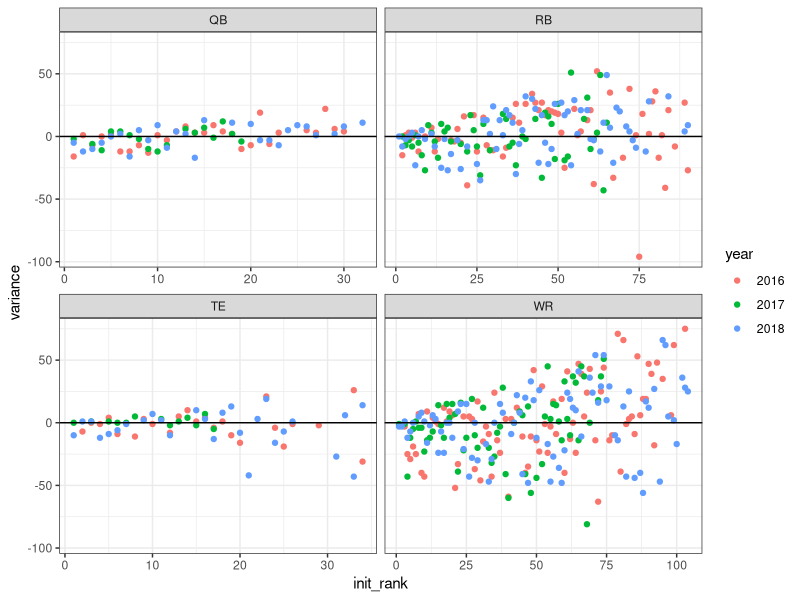
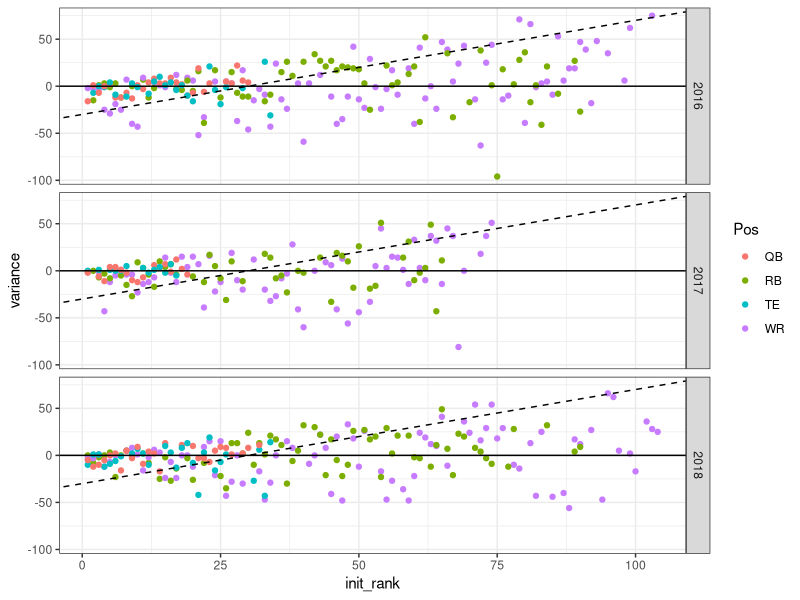
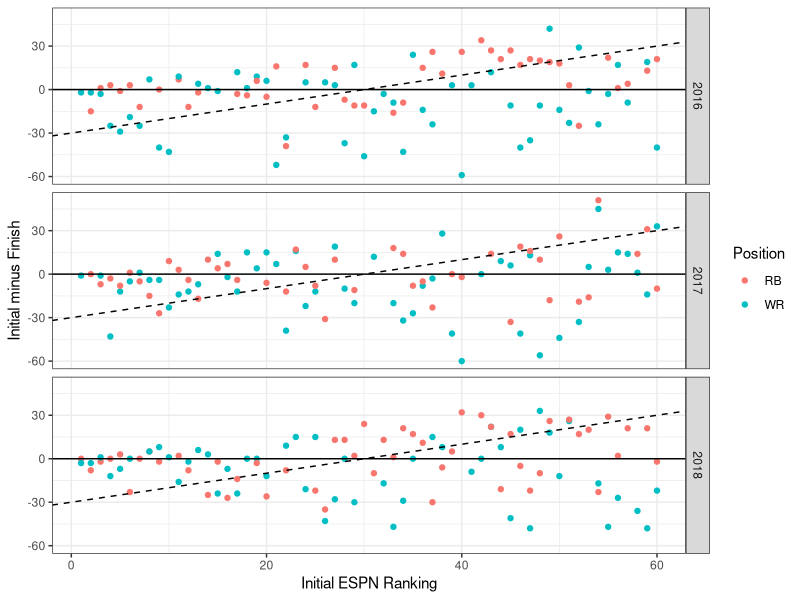

Here is the R script that generated these plots, in order: (Note: this script raises an error after producing the figures.)
# this script will create graphs from 
# the espn pre-season fantasy rankings 
# and fantasy pros end of season rankings


# libraries 
 library(stringr)
 library(dplyr)
 library(ggplot2)
 library(tidyr)


# reading files 
 
 espn_rankings <- read.csv(
   'data/espn rankings_16_18.csv', 
   stringsAsFactors = F
 )
 
 fp_finishes <- read.csv(
   'data/fp finishes_16_18.csv', 
   stringsAsFactors = F
 )

 
 weekly_rankings <- read.csv(
   'data/fp weekly finishes_16_18.csv', 
   stringsAsFactors = F
 )





# joining rankings to finishes ======================================================================

# going to join based on year, first, and last name
# would do team, but fantasypros only has current team
# not the team they were on back during the season
# going to left join to espn rankings because not every player
# was ranked


rank_finish <- left_join(
  espn_rankings, fp_finishes, 
  by = c('first', 'last', 'year', 'Pos' = 'Position')
)

rank_finish %>% group_by(first, last, year) %>% 
  summarize(count = n()) %>% 
  filter(count > 1)


# removing defense from rankings 

espn_rankings <- espn_rankings %>% filter(
  Pos != 'DST' & Pos !='D/ST' & Pos != 'K'
)


rank_finish <- left_join(
  espn_rankings, fp_finishes, 
  by = c('first', 'last', 'year', 'Pos' = 'Position')
)

# removing missing players 
# after research it appears most are instances where 
# the player didn't play during the season
# or switched positions (ty monty)

rank_finish <- rank_finish %>% filter(
  !is.na(finish)
)


# going to filter out players with less than 10 games
# going to make that a separate frame so that i can 
# easily come back if needed


full_szn_rf <- rank_finish %>% filter(
  Games > 9
)


# variance graph ===========================================================================================

# creating variable that is just 
# difference between initial rank and final finish
# going to graph that over time to see if 
# higher or lower rankings are more volatile

# also filtering out kickers, because who cares


full_szn_rf <- full_szn_rf %>% mutate(
  variance = init_rank - finish
)



full_szn_rf %>% ggplot(aes(init_rank, variance))+
  geom_point(aes(color = as.character(year)))+
  geom_hline(aes(yintercept = 0))+
  facet_wrap(. ~ Pos, scales = 'free_x')+
  scale_color_discrete(name = 'year')+
  theme_bw()

full_szn_rf %>% ggplot(aes(init_rank, variance))+
  geom_point(aes(color = Pos))+
  geom_hline(aes(yintercept = 0))+
  geom_abline(aes(intercept = -30, slope = 1), linetype = 'dashed')+
  facet_grid(year ~ . , scales = 'free_x')+
  scale_color_discrete(name = 'Pos')+
  theme_bw()



# probably not much value of looking at 
# players ranked over 60
# if 10 teams, 6 of any positions is the likely 
# max, so anything past that is maybe the last pick of
# the draft

full_szn_top <- full_szn_rf %>% filter(
  init_rank < 61
)






# graph of rb and WR initial ranks v final finishes 
# dashed line indicates top-30 or better (above)
# or worse than top-30 finish (below)
# top-30 because in a ten-team 2 wr & rb and 1 flex
# league, top-30 would be startable


full_szn_top %>% filter(
  Pos %in% c('WR', 'RB')
) %>% ggplot(aes(init_rank, variance))+
  geom_point(aes(color = Pos))+
  geom_hline(aes(yintercept = 0))+
  geom_abline(aes(intercept = -30, slope = 1), linetype = 'dashed')+
  facet_grid(year ~ . , scales = 'free_x')+
  scale_color_discrete(name = 'Position')+
  ylab('Initial minus Finish')+
  xlab('Initial ESPN Ranking')+
  theme_bw()+
  ggsave('graphs/espn rank variance years.png', width = 13, height = 6)





# graph of rb and WR initial ranks v final finishes 
# dashed line indicates top-30 or better (above)
# or worse than top-30 finish (below)
# top-30 because in a ten-team 2 wr & rb and 1 flex
# league, top-30 would be startable

full_szn_top %>%filter(
  Pos %in% c('WR', 'RB')
) %>%  ggplot(aes(init_rank, variance))+
  geom_point(aes(color = as.character(year)))+
  geom_hline(aes(yintercept = 0))+
  geom_abline(aes(intercept = -30, slope = 1), linetype = 'dashed')+
  facet_grid(Pos ~ . , scales = 'free_x')+
  scale_color_discrete(name = 'Year')+
  ylab('Initial minus Finish')+
  xlab('Initial ESPN Ranking')+
  theme_bw()+
  ggsave('graphs/espn rank variance pos.png', width = 13, height = 6)




# graph of what ten (10, 20 , 30, etc)
# position and number of top 30 from that ten
# also average variance of that ten 
# so you can see expected finish from each ten 
# compare across years and positions

full_szn_top <- full_szn_top %>% mutate(
  ten = 1 + floor((init_rank-1) / 10)
)

full_szn_top$top_rank <- if_else(
  full_szn_top$finish <31, 1, 0
)

full_szn_top$top_ten <- if_else(
  full_szn_top$finish <11, 1, 0
)


ten_ranks <- full_szn_top %>% group_by(
  year, ten, Pos
) %>% summarize(
  avg_var = mean(variance), 
  avg_finish = mean(finish), 
  top_players = sum(top_rank), 
  net_var = sum(variance), 
  top_ten = sum(top_ten)
)







# count of top ten finishes for rbs and wrs
# within the same 10 ranks (e.g. 1-10, 10-20)

ten_ranks %>% filter(
  Pos %in% c('WR', 'RB')
) %>% ggplot(aes(ten, top_players))+
  geom_col(aes(fill = Pos), position = 'dodge')+
  facet_grid(year ~ . )+
  scale_fill_manual(
    name = 'Position', 
    values = c(
      'RB' = 'dodgerblue4', 
      'WR' = 'tomato3'
    )
    )+
  scale_y_continuous(
    name = 'Count of Top 30 Finishes', 
    breaks = c(0:10)
  )+
  scale_x_continuous(
    name = 'ESPN Ranks', 
    breaks = c(1:6), 
    labels = paste('Top ', seq(10, 60, 10), sep = '')
  )+
  theme_bw()+
  ggsave(
    'graphs/ESPN top finish counts.png', width = 13, height = 6
  )




# count of top ten finishes for qbs and tes
# within the same 10 ranks (e.g. 1-10, 10-20)

ten_ranks %>% filter(
  Pos %in% c('TE', 'QB')
) %>% ggplot(aes(ten, top_ten))+
  geom_col(aes(fill = Pos), position = 'dodge')+
  facet_grid(year ~ . )+
  scale_fill_manual(
    name = 'Position',
    values = c('TE' = 'dodgerblue3', 'QB' = 'forestgreen')
    )+
  scale_y_continuous(
    name = 'Count of Top 10 Finishes', 
    breaks = c(0:10)
  )+
  scale_x_continuous(
    name = 'ESPN Ranks', 
    breaks = c(1:6), 
    labels = paste('Top ', seq(10, 60, 10), sep = '')
  )+
  theme_bw()+
  ggsave(
    'graphs/ESPN top finish counts_te.png', width = 13, height = 6
  )






# showing the average difference between initial ESPN rank
# and final fantasy finish for players 
# within the same 10 ranks (e.g. 1-10, 10-20)

ten_ranks %>% filter(
  Pos %in% c('WR', 'RB')
) %>% ggplot(aes(ten, avg_var))+
  geom_col(aes(fill = Pos), position = 'dodge')+
  facet_grid(year ~ . )+
  scale_fill_manual(
    name = 'Position', 
    values = c(
      'RB' = 'dodgerblue4', 
      'WR' = 'tomato3'
    )
  )+
  scale_y_continuous(
    name = 'Average Variance between Rank and Finish'
  )+
  scale_x_continuous(
    name = 'ESPN Ranks', 
    breaks = c(1:6), 
    labels = paste('Top ', seq(10, 60, 10), sep = '')
  )+
  theme_bw()+
  ggsave(
    'graphs/ESPN ranks average variance.png', 
    height = 6, width = 13
  )







# showig the average finish for players
# within the same 10 ranks (e.g. 1-10, 10-20)


ten_ranks %>% filter(
  Pos %in% c('WR', 'RB')
) %>% ggplot(aes(ten, avg_finish))+
  geom_col(aes(fill = Pos), position = 'dodge')+
  geom_hline(aes(yintercept = 30), linetype = 'dashed')+
  facet_grid(year ~ . )+
  scale_fill_manual(
    name = 'Position', 
    values = c(
      'RB' = 'dodgerblue4', 
      'WR' = 'tomato3'
    )
  )+
  scale_y_continuous(
    name = 'Average Finish'
  )+
  scale_x_continuous(
    name = 'ESPN Ranks', 
    breaks = c(1:6), 
    labels = paste('Top ', seq(10, 60, 10), sep = '')
  )+
  theme_bw()+ggsave(
    'graphs/ESPN rank average finish.png', 
    width = 13, height = 6
  )








# showing the net difference between initial rank 
# and final finish for players ranked within the same ten

ten_ranks %>% filter(
  Pos %in% c('WR', 'RB')
) %>% ggplot(aes(ten, avg_var))+
  geom_col(aes(fill = Pos), position = 'dodge')+
  facet_grid(year ~ . )+
  scale_fill_manual(
    name = 'Position', 
    values = c(
      'RB' = 'dodgerblue4', 
      'WR' = 'tomato3'
    )
  )+
  scale_y_continuous(
    name = 'Average Variance between Rank and Finish'
  )+
  scale_x_continuous(
    name = 'ESPN Ranks', 
    breaks = c(1:6), 
    labels = paste('Top ', seq(10, 60, 10), sep = '')
  )+
  theme_bw()+
  ggsave(
    'graphs/ESPN ranks net variance.png', 
    height = 6, width = 13
  )







# count of top ten finishes for rbs and wrs
# within the same 10 ranks (e.g. 1-10, 10-20)

ten_ranks %>% filter(
  Pos %in% c('WR', 'RB')
) %>% ggplot(aes(ten, top_ten))+
  geom_col(aes(fill = Pos), position = 'dodge')+
  facet_grid(year ~ . )+
  scale_fill_manual(
    name = 'Position', 
    values = c(
      'RB' = 'dodgerblue4', 
      'WR' = 'tomato3'
    )
  )+
  scale_y_continuous(
    name = 'Count of Top 10 Finishes', 
    breaks = c(0:10)
  )+
  scale_x_continuous(
    name = 'ESPN Ranks', 
    breaks = c(1:6), 
    labels = paste('Top ', seq(10, 60, 10), sep = '')
  )+
  theme_bw()+
  ggsave(
    'graphs/ESPN top ten finish counts.png', width = 13, height = 6
  )










# fantasy finish graphs ==========================================================================================


top_40_finishes <- fp_finishes %>% 
  filter(finish < 41)


# density graph of point finishes by year by position
# shows that rb has a very wide distribution, but 
# that the top scoring rb's always score more than the top scoring 
# wide receivers 
# tight ends are almost all worthless 
# quarterbacks have a very flat distribution

top_40_finishes %>% filter(
  Position %in% c('RB', 'WR', 'TE', 'QB')
) %>%  ggplot(aes(Points))+
  geom_density(aes(fill = Position), alpha = .2) +
  facet_grid(year ~ .)+
  theme_bw()+
  ggsave(
    'graphs/point distribution of positions.png', 
    width = 13, height = 6
  )





# graph shows that top finishing rb's are 
# more valuable than top finishing WR's
# but after the top they are equal

top_40_finishes %>% filter(
  Position %in% c('RB', 'WR', 'TE', 'QB')
) %>% ggplot(aes(finish, Points))+
  geom_line(aes(color = Position))+
  geom_vline(aes(xintercept = 10))+
  geom_vline(aes(xintercept = 30))+
  facet_grid(year ~ .)+
  xlab('End of Season Finish')+
  theme_bw()+
  ggsave(
    'graphs/points by finish and position.png', 
    width = 13, height = 6
  )





# joining espn_ranks and weekly finishes ====================================================================



# top ten finishes 
# a top ten finish is really good for WR and RB
# and startable for QB and TE

top_10_finishes <- weekly_rankings %>% filter(
  finish < 11
) %>% group_by(
  first, last, Position, year
) %>% summarize(
  count = n()
)



rank_top_10 <- left_join(
  espn_rankings, top_10_finishes, 
  by = c('first', 'last', 'year', 'Pos' = 'Position')
)


rank_top_10 <- rank_top_10 %>% mutate(
  ten = 1 + floor((init_rank-1) / 10)
) %>% filter(
  init_rank < 61 & !is.na(count)
) %>% group_by(year, ten, Pos) %>% summarize(
  count = sum(count)
) %>% ungroup() %>% complete(
  year, ten, Pos, fill = list(count = 0)
)





# going to do top-5 finishes 
# for qb and te since you can only start one
# top 5 would be a really good week 

top_5_finishes <- weekly_rankings %>% filter(
  finish < 6
) %>% group_by(
  first, last, Position, year
) %>% summarize(
  count = n()
)



rank_top_5 <- left_join(
  espn_rankings, top_5_finishes, 
  by = c('first', 'last', 'year', 'Pos' = 'Position')
)


rank_top_5 <- rank_top_5 %>% mutate(
  ten = 1 + floor((init_rank-1) / 10)
) %>% filter(
  init_rank < 61 & !is.na(count)
) %>% group_by(year, ten, Pos) %>% summarize(
  count = sum(count)
) %>% ungroup() %>% complete(
  year, ten, Pos, fill = list(count = 0)
)






# going to do top 30 for WR and RB
# since that would be startable


top_30_finishes <- weekly_rankings %>% mutate(
  ten_finish = paste('Top', 10*(1 + floor((finish-1) / 10)))
) %>% filter(
  finish < 31
) %>% group_by(
  first, last, Position, year, ten_finish
) %>% summarize(
  count = n()
)



top_30_finishes <- left_join(
  espn_rankings, top_30_finishes, 
  by = c('first', 'last', 'year', 'Pos' = 'Position')
)


top_30_finishes <- top_30_finishes %>% mutate(
  ten = 1 + floor((init_rank-1) / 10)
) %>% filter(
  init_rank < 61 & !is.na(count)
) %>% group_by(year, ten, Pos, ten_finish) %>% summarize(
  count = sum(count)
) %>% ungroup() %>% complete(
  year, ten, Pos, fill = list(count = 0)
)











# graphs of weekly finishes ==================================================================================







# graphs the number of top ten weekly finishes 
# for players ranked in a ten range 
# rbs and wrs

rank_top_10 %>% filter(Pos %in% c('WR', 'RB')) %>% 
  ggplot(aes(ten, count))+
  geom_col(aes(fill = Pos), position = 'dodge')+
  facet_grid(year ~ .)+
  theme_bw()+
  scale_y_continuous(
    name = 'Count of Top Ten Weekly Finishes'
  )+
  scale_x_continuous(
    name = 'ESPN Ranks', 
    breaks = c(1:6), 
    labels = paste('Top ', seq(10, 60, 10), sep = '')
  )+
  scale_fill_manual(
    name = 'Position', 
    values = c(
      'RB' = 'dodgerblue4', 
      'WR' = 'tomato3'
    )
  )+
  ggsave('graphs/count of top ten weeks.png', width = 13, height = 6)






# graphs the number of top ten weekly finishes 
# for players ranked in a ten range 
# rbs and wrs

rank_top_10 %>% filter(
  Pos %in% c('QB', 'TE') & ten < 4
  ) %>% 
  ggplot(aes(ten, count))+
  geom_col(aes(fill = Pos), position = 'dodge')+
  facet_grid(year ~ .)+
  theme_bw()+
  scale_y_continuous(
    name = 'Count of Top Ten Weekly Finishes'
  )+
  scale_x_continuous(
    name = 'ESPN Ranks', 
    breaks = c(1:3), 
    labels = paste('Top ', seq(10, 30, 10), sep = '')
  )+
  scale_fill_manual(
    name = 'Position', 
    values = c(
      'TE' = 'dodgerblue3', 'QB' = 'forestgreen'
    )
  )+
  ggsave('graphs/count of top ten weeks_qb_te.png', width = 13, height = 6)










# number of top five weekly finishes 
# for players in a ten range
# tes and qbs


rank_top_5%>% filter(
  Pos %in% c('TE', 'QB') & ten < 4
  ) %>% 
  ggplot(aes(ten, count))+
  geom_col(aes(fill = Pos), position = 'dodge')+
  facet_grid(year ~ .)+
  theme_bw()+
  scale_y_continuous(
    name = 'Count of Top Five Weekly Finishes'
  )+
  scale_x_continuous(
    name = 'ESPN Ranks', 
    breaks = c(1:6), 
    labels = paste('Top ', seq(10, 60, 10), sep = '')
  )+
  scale_fill_manual(
    name = 'Position', 
    values = c(
      'TE' = 'dodgerblue3', 'QB' = 'forestgreen'
    )
  )+
  ggsave(
    'graphs/count of top weeks_qbte.png', width = 13, height = 6
  )






# count of top 30 weekly finishes
# for WR colored by finish level

top_30_finishes %>% filter(Pos == 'WR') %>% 
  ggplot(aes(ten, count))+
  geom_col(aes(fill = ten_finish))+
  facet_grid(year ~ .)+
  scale_y_continuous(
    name = 'Count of Top 30 Weekly Finishes'
  )+
  scale_x_continuous(
    name = 'ESPN Ranks', 
    breaks = c(1:6), 
    labels = paste('Top ', seq(10, 60, 10), sep = '')
  )+ scale_fill_manual(
    name = 'Finish', 
    values = c(
      'Top 10' = 'darksalmon', 'Top 20' = 'tomato2', 'Top 30' = 'firebrick'
    )
  )+
  theme_bw()+
  ggtitle(
    'Top 30 Finishes for WR by Pre-season ESPN Rank'
  )+
  ggsave(
    'graphs/wr top 30 finishes.png', width = 13, height = 6
  )







# count of top 30 weekly finishes
# for RB colored by finish level

top_30_finishes %>% filter(Pos == 'RB') %>% 
  ggplot(aes(ten, count))+
  geom_col(aes(fill = ten_finish))+
  facet_grid(year ~ .)+
  scale_y_continuous(
    name = 'Count of Top 30 Weekly Finishes'
  )+
  scale_x_continuous(
    name = 'ESPN Ranks', 
    breaks = c(1:6), 
    labels = paste('Top ', seq(10, 60, 10), sep = '')
  )+ scale_fill_manual(
    name = 'Finish', 
    values = c(
      'Top 10' = 'cyan', 'Top 20' = 'dodgerblue', 'Top 30' = 'navy'
    )
  )+
  theme_bw()+
  ggtitle(
    'Top 30 Finishes for RB by Pre-season ESPN Rank'
  )+
  ggsave(
    'graphs/rb top 30 finishes.png', width = 13, height = 6
  )



